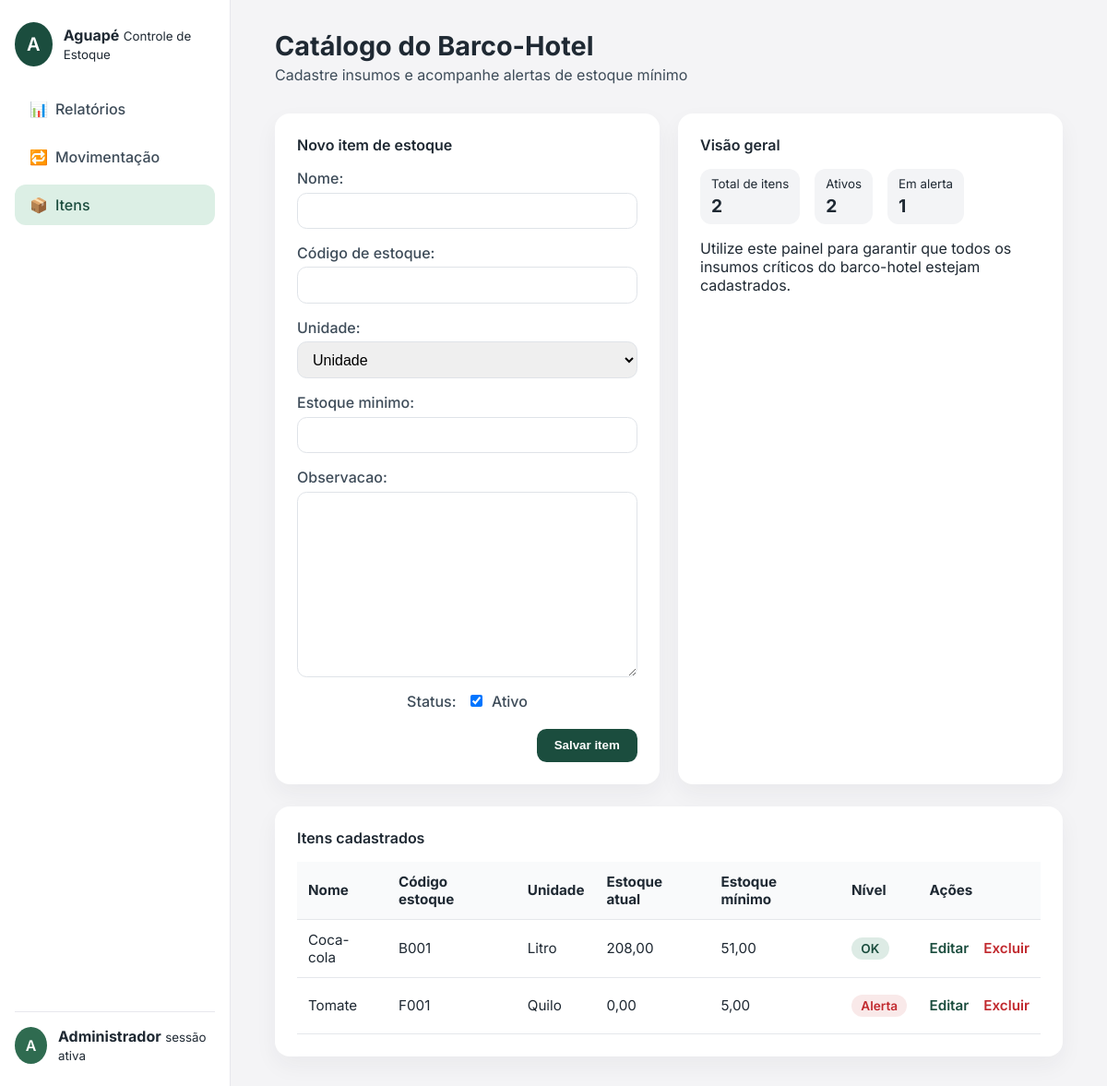
The page /itens/ on the database its author committed.
### controle/models.py (models this page shows, shortened)
class Item(models.Model):
    UNIDADES = [
        ("UN", "Unidade"),
        ("KG", "Quilo"),
        ("L", "Litro"),
    ]
    nome = models.CharField(max_length=120)
    codigo_estoque = models.CharField("Código de estoque", max_length=30, unique=True)
    unidade = models.CharField(max_length=2, choices=UNIDADES, default="UN")
    estoque_minimo = models.DecimalField(
        max_digits=10,
        decimal_places=2,
        validators=[MinValueValidator(Decimal("0"))],
    )
    estoque_atual = models.DecimalField(
        max_digits=10,
        decimal_places=2,
        default=0,
        validators=[MinValueValidator(Decimal("0"))],
    )
    observacao = models.TextField(blank=True)
    ativo = models.BooleanField(default=True)
    criado_em = models.DateTimeField(auto_now_add=True)
    class Meta:
        ordering = ("nome",)
    @property
    def em_alerta(self):
        return self.estoque_atual <= self.estoque_minimo

### controle/views.py (the view)
# urls.py: path("itens/", views.cadastro_itens, name="cadastro_itens"),
def cadastro_itens(request):
    itens_queryset = Item.objects.order_by("nome")
    itens = list(itens_queryset)
    stats = {
        "total": len(itens),
        "ativos": sum(1 for item in itens if item.ativo),
        "alertas": sum(1 for item in itens if item.em_alerta),
    }
    if request.method == "POST":
        form = ItemForm(request.POST)
        if form.is_valid():
            item = form.save()
            messages.success(request, f"Item {item.nome} cadastrado.")
            return redirect("controle:cadastro_itens")
    else:
        form = ItemForm()
    return render(
        request,
        "controle/cadastro_itens.html",
        {
            "form": form,
            "itens": itens,
            "stats": stats,
        },
    )

### controle/forms.py (shortened to what this page needs)
class ItemForm(forms.ModelForm):
    class Meta:
        model = Item
        fields = ["nome", "codigo_estoque", "unidade", "estoque_minimo", "observacao", "ativo"]

### templates/controle/cadastro_itens.html (shortened to what this page needs)
{% extends "base.html" %}
{% block page_title %}Catálogo do Barco-Hotel{% endblock %}
{% block page_subtitle %}Cadastre insumos e acompanhe alertas de estoque mínimo{% endblock %}
{% block content %}
<div class="grid two-columns">
    <div class="card">
        <div class="card-header">
            <span>Novo item de estoque</span>
        </div>
        <form method="post">
            <div class="form-grid">
                {% for field in form %}
                    <div class="form-field {% if field.field.widget.input_type == 'checkbox' %}form-field-checkbox{% endif %}">
                        {% if field.field.widget.input_type == 'checkbox' %}
                            <label class="checkbox-inline" for="{{ field.id_for_label }}">
                                <span class="checkbox-label">Status:</span>
                                {{ field }}
                                <span>{{ field.label }}</span>
                            </label>
                        {% else %}
                            {{ field.label_tag }}
                            {{ field }}
                        {% endif %}
                    </div>
                {% endfor %}
            </div>
            <div class="card-actions">
                <button type="submit" class="btn">Salvar item</button>
            </div>
        </form>
    </div>
    <div class="card">
        <div class="card-header">
            <span>Visão geral</span>
        </div>
        <div class="badges">
            <div class="badge">
                <small>Total de itens</small>
                <strong>{{ stats.total }}</strong>
            </div>
            <div class="badge">
                <small>Ativos</small>
                <strong>{{ stats.ativos }}</strong>
            </div>
            <div class="badge">
                <small>Em alerta</small>
                <strong>{{ stats.alertas }}</strong>
            </div>
        </div>
        <p>Utilize este painel para garantir que todos os insumos críticos do barco-hotel estejam cadastrados.</p>
    </div>
</div>
<div class="card">
    <div class="card-header">
        <span>Itens cadastrados</span>
    </div>
    <div class="table-responsive">
        <table>
            <thead>
                <tr>
                    <th>Nome</th>
                    <th>Código estoque</th>
                    <th>Unidade</th>
                    <th>Estoque atual</th>
                    <th>Estoque mínimo</th>
                    <th>Nível</th>
                    <th>Ações</th>
                </tr>
            </thead>
            <tbody>
                {% for item in itens %}
                    <tr>
                        <td>{{ item.nome }}</td>
                        <td>{{ item.codigo_estoque }}</td>
                        <td>{{ item.get_unidade_display }}</td>
                        <td>{{ item.estoque_atual }}</td>
                        <td>{{ item.estoque_minimo }}</td>
                        <td>
                            {% if item.em_alerta %}
                                <span class="status-pill status-alerta">Alerta</span>
                            {% else %}
                                <span class="status-pill status-ok">OK</span>
                            {% endif %}
                        </td>
                        <td>
                            <div class="actions">
                                <a class="btn-link" href="{% url 'controle:editar_item' item.pk %}">Editar</a>
                                <a class="btn-link btn-link-danger" href="{% url 'controle:excluir_item' item.pk %}">Excluir</a>
                            </div>
                        </td>
                    </tr>
                {% empty %}
                    <tr><td colspan="7">Nenhum item cadastrado.</td></tr>
                {% endfor %}
            </tbody>
        </table>
    </div>
</div>
{% endblock %}

### static/css/aguape.css (style rules this page uses)
:root { --green-700: #1b4d3e; --green-500: #2f6b50; --green-200: #dcefe5; --red-500: #c1292e; --yellow-500: #d99f1e; --gray-900: #1f2933; --gray-700: #3e4c59; --gray-100: #f4f4f6; --white: #ffffff; font-size: 16px; }
* { box-sizing: border-box; }
body { margin: 0; font-family: "Inter", system-ui, -apple-system, BlinkMacSystemFont, "Segoe UI", sans-serif; background: var(--gray-100); color: var(--gray-900); }
.btn { border: none; background: var(--green-700); color: var(--white); padding: 0.65rem 1.2rem; border-radius: 0.65rem; font-weight: 600; cursor: pointer; }
.btn-link { color: var(--green-700); text-decoration: none; font-weight: 600; }
.btn-link-danger { color: var(--red-500); }
.grid { display: grid; gap: 1.25rem; }
.grid.two-columns { grid-template-columns: repeat(auto-fit, minmax(280px, 1fr)); }
.card { background: #fff; border-radius: 1rem; padding: 1.5rem; box-shadow: 0 10px 25px rgba(31, 41, 55, 0.05); }
.card-header { font-weight: 600; margin-bottom: 1rem; display: flex; justify-content: space-between; align-items: center; }
.card-actions { margin-top: 1.25rem; display: flex; justify-content: flex-end; gap: 0.75rem; }
form .form-grid { display: grid; gap: 1rem; }
form .form-field { display: flex; flex-direction: column; gap: 0.35rem; }
.form-field-checkbox { flex-direction: row; align-items: center; gap: 0.75rem; justify-content: flex-start; }
.checkbox-inline { display: inline-flex; align-items: center; gap: 0.45rem; font-weight: 500; color: var(--gray-700); }
.checkbox-label { font-weight: 500; color: var(--gray-700); margin-right: 0.25rem; }
form label { font-weight: 500; color: var(--gray-700); }
form input, form select, form textarea { width: 100%; padding: 0.6rem 0.75rem; border-radius: 0.65rem; border: 1px solid #dfe3e8; font-size: 1rem; }
.table-responsive { overflow-x: auto; }
table { width: 100%; border-collapse: collapse; font-size: 0.95rem; }
table thead { background: #f9fafb; }
table th, table td { padding: 0.75rem 0.75rem; text-align: left; border-bottom: 1px solid #e5e7eb; vertical-align: middle; }
.status-pill { display: inline-flex; align-items: center; gap: 0.35rem; padding: 0.25rem 0.65rem; border-radius: 999px; font-weight: 600; font-size: 0.85rem; }
.status-alerta { background: rgba(193, 41, 46, 0.1); color: var(--red-500); }
.status-ok { background: rgba(31, 122, 82, 0.15); color: var(--green-700); }
.actions { display: flex; align-items: center; gap: 1rem; min-height: 36px; white-space: nowrap; }
.actions a { display: inline-flex; align-items: center; }
.badges { display: flex; gap: 1rem; flex-wrap: wrap; }
.badge { background: #f3f4f6; border-radius: 0.75rem; padding: 0.5rem 0.75rem; display: inline-flex; flex-direction: column; gap: 0.25rem; }
.badge strong { font-size: 1.2rem; }

### rows shown on the page
Item: nome "Coca-cola", codigo_estoque "B001", unidade "Litro", estoque_atual "208,00", estoque_minimo "51,00", shows "OK"
Item: nome "Tomate", codigo_estoque "F001", unidade "Quilo", estoque_atual "0,00", estoque_minimo "5,00", shows "Alerta"

### other values the page prints
{{ request.user.get_username|default:"A"|slice:":1"|upper }} "A"
{{ request.user.get_username|default:"Administrador" }} "Administrador"
{{ field.label_tag }} "Nome:" "Código de estoque:" "Unidade:" "Estoque minimo:" "Observacao:"
{{ field.label }} "Ativo"
{{ stats.total }} "2"
{{ stats.ativos }} "2"
{{ stats.alertas }} "1"
